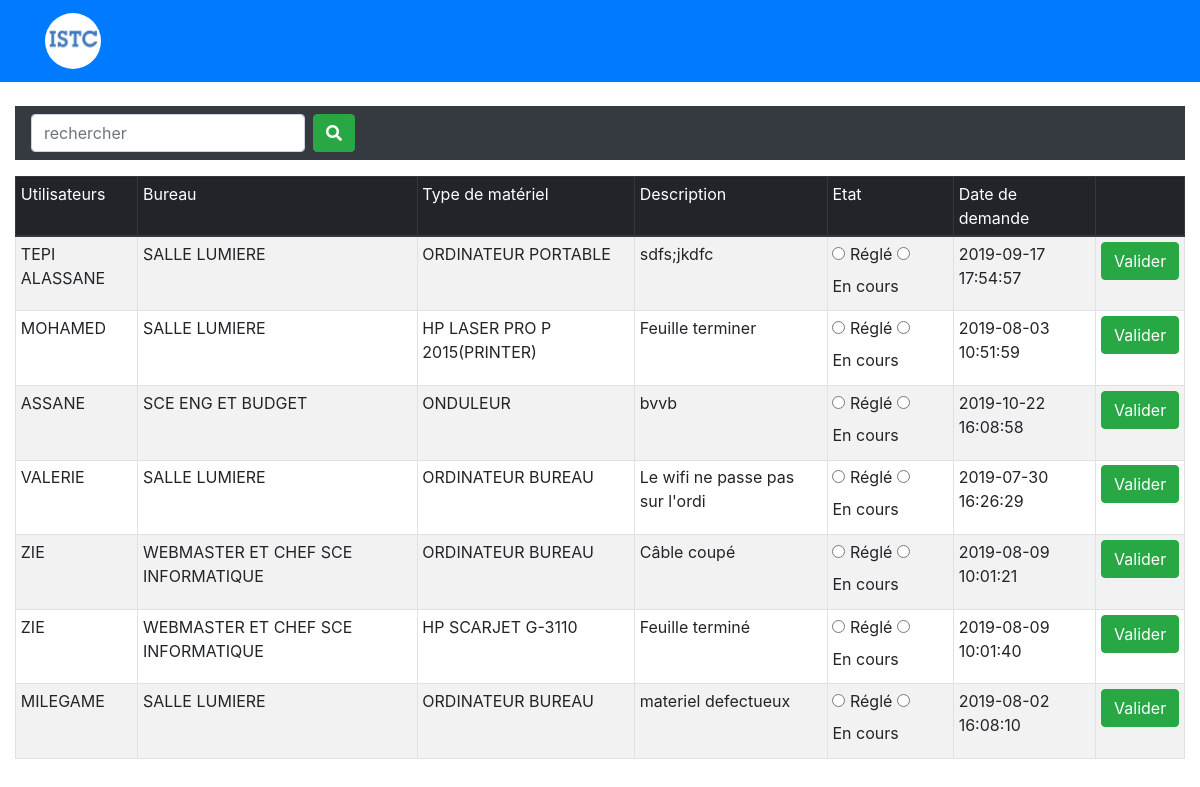
Screenshot of /pages/intervention.php (signed in) with the database file from the repository.
### tables this page shows
CREATE TABLE IF NOT EXISTS `employe` (
  `id_user` int(11) NOT NULL AUTO_INCREMENT,
  `identifiant` varchar(30) NOT NULL,
  `nom_employe` varchar(255) NOT NULL,
  `prenom` varchar(255) NOT NULL,
  `role` varchar(255) DEFAULT NULL,
  `mot_de_passe` text NOT NULL,
  `id_grade` int(11) NOT NULL,
  `id_fonc` int(11) NOT NULL,
  `email` varchar(255) NOT NULL,
  PRIMARY KEY (`id_user`),
  KEY `id_grade` (`id_grade`),
  KEY `id_fonc` (`id_fonc`)
);

CREATE TABLE IF NOT EXISTS `bureau` (
  `id_bureau` int(11) NOT NULL AUTO_INCREMENT,
  `nom_bureau` varchar(255) NOT NULL,
  `Localisation` varchar(255) NOT NULL,
  PRIMARY KEY (`id_bureau`)
);

CREATE TABLE IF NOT EXISTS `materiel` (
  `id` int(11) NOT NULL AUTO_INCREMENT,
  `n_serie` varchar(255) NOT NULL,
  `date_mise_service` datetime NOT NULL,
  `type_mat` varchar(255) NOT NULL,
  `id_inter` int(11) DEFAULT NULL,
  `id_service` int(11) NOT NULL,
  `id_incident` int(11) NOT NULL,
  PRIMARY KEY (`id`),
  KEY `id_inter` (`id_inter`),
  KEY `id_service` (`id_service`),
  KEY `id_incident` (`id_incident`)
);

CREATE TABLE IF NOT EXISTS `incident` (
  `id_incident` int(11) NOT NULL AUTO_INCREMENT,
  `description_incident` varchar(255) NOT NULL,
  `date_enregistrement` datetime NOT NULL,
  PRIMARY KEY (`id_incident`)
);

CREATE TABLE IF NOT EXISTS `etat` (
  `id` int(11) NOT NULL AUTO_INCREMENT,
  `libelle` varchar(255) NOT NULL,
  PRIMARY KEY (`id`),
  KEY `id` (`id`)
);

### pages/intervention.php (the view, shortened to what this page needs)
<?php
	include('functions.php');
	$demande = $db->query("SELECT * FROM employe,incident,materiel,signale,bureau,travail WHERE employe.id_user=signale.id_user AND signale.id_incident=incident.id_incident AND incident.id_incident=materiel.id_incident AND employe.id_user=travail.id_user AND travail.id_bureau=bureau.id_bureau");
?>
<!doctype html>
<html lang="en">
	<?php require("../header/header.php"); ?>
<body>
	 <?php  require("../nav/nav_Bureau.php"); ?>
	 <div class="container-fluid">
	 	<nav class="navbar navbar-expand-sm bg-dark navbar-dark">
	 		<form class="form-inline" action="" method="POST">
	 			<input type="text" name="search" class="form-control mr-sm-2" placeholder="rechercher">
	 			<button class="btn btn-success mr-1" type="submit"><i class="fas fa-search"></i></button>
	 		</form>
	 	</nav>
	 	<table class="table table-sm mt-3 table-bordered table-striped">
			<thead class="table-dark">
				<tr>
					<td scope="col">Utilisateurs</td>
					<td scope="col">Bureau</td>
					<td scope="col">Type de matériel</td>
					<td scope="col">Description</td>
					<td scope="col">Etat</td>
					<td scope="col">Date de demande</td>
					<td scope="col"></td>
				</tr>
			</thead>
			<tbody class="">
				<?php while($dem=$demande->fetch()):?>
					<?php $etat = $db->query("SELECT * FROM etat ");?>
					<tr>
						<td><?php echo $dem['prenom'];?></td>
						<td><?php echo $dem['nom_bureau'];?></td>
						<td><?php echo $dem['type_mat'];?></td>
						<td><?php echo $dem['description_incident'];?></td>
						<form method="GET">
							<td>
								<?php while ($e=$etat->fetch()):?>
								<input type="radio" name="ETAT" value="<?php echo $e['id'] ?>" required/>
									<label for="etat"><?php echo $e['libelle'] ?></label>
								<?php endwhile?>
							</td>
							<td><?php echo $dem['date_enregistrement']?></td>
							<td align="center">
								<span>
									<div class="form-group">
	                					<input type="submit" name="formintervention" class="btn btn-success"  value="Valider">
	             			 		</div>
								</span>
							</td>
						</form>
					</tr>
				<?php endwhile ?>
			</tbody>
		</table>
	 </div>
</body>
</html>

### header/header.php (shortened to what this page needs)
<head>
    <link rel="stylesheet" type="text/css" href="css/style.css">
    <link rel="stylesheet" href="https://stackpath.bootstrapcdn.com/bootstrap/4.3.1/css/bootstrap.min.css">
    <link href="https://unpkg.com/ionicons@4.5.5/dist/css/ionicons.min.css" rel="stylesheet">
    <link rel="stylesheet" href="vendors/bootstrap/dist/css/bootstrap.min.css">
    <link rel="stylesheet" href="vendors/font-awesome/css/font-awesome.min.css">
    <link rel="stylesheet" href="vendors/themify-icons/css/themify-icons.css">
    <link rel="stylesheet" href="vendors/flag-icon-css/css/flag-icon.min.css">
    <link rel="stylesheet" href="vendors/selectFX/css/cs-skin-elastic.css">
    <link rel="stylesheet" href="vendors/jqvmap/dist/jqvmap.min.css">
    <link rel="stylesheet" href="https://cdnjs.cloudflare.com/ajax/libs/font-awesome/5.8.2/css/all.min.css">
    <link rel="stylesheet" href="assets/css/tableexport.min.css">
</head>

### nav/nav_Bureau.php (shortened to what this page needs)
<nav class="navbar navbar-expand-md navbar-dark bg-primary mb-4 ">
	<div class="container">
	    <a class="navbar-brand" href="admin.php"><img src="../images/istc2.png" class="rounded-circle" style="width: 25%"></a>
    </div>
</nav>

### rows the page displays
employe: prenom "TEPI ALASSANE", bureau.nom_bureau "SALLE LUMIERE", materiel.type_mat "ORDINATEUR PORTABLE", incident.description_incident "sdfs;jkdfc", incident.date_enregistrement "2019-09-17 17:54:57"
etat: libelle "Réglé"
etat: libelle "En cours"
employe: prenom "MOHAMED", bureau.nom_bureau "SALLE LUMIERE", materiel.type_mat "HP LASER PRO P 2015(PRINTER)", incident.description_incident "Feuille terminer", incident.date_enregistrement "2019-08-03 10:51:59"
employe: prenom "ASSANE", bureau.nom_bureau "SCE ENG ET BUDGET", materiel.type_mat "ONDULEUR", incident.description_incident "bvvb", incident.date_enregistrement "2019-10-22 16:08:58"
employe: prenom "VALERIE", bureau.nom_bureau "SALLE LUMIERE", materiel.type_mat "ORDINATEUR BUREAU", incident.description_incident "Le wifi ne passe pas sur l'ordi", incident.date_enregistrement "2019-07-30 16:26:29"
employe: prenom "ZIE", bureau.nom_bureau "WEBMASTER ET CHEF SCE INFORMATIQUE", materiel.type_mat "ORDINATEUR BUREAU", incident.description_incident "Câble coupé", incident.date_enregistrement "2019-08-09 10:01:21", materiel.type_mat "HP SCARJET G-3110", incident.description_incident "Feuille terminé", incident.date_enregistrement "2019-08-09 10:01:40"
employe: prenom "MILEGAME", bureau.nom_bureau "SALLE LUMIERE", materiel.type_mat "ORDINATEUR BUREAU", incident.description_incident "materiel defectueux", incident.date_enregistrement "2019-08-02 16:08:10"
